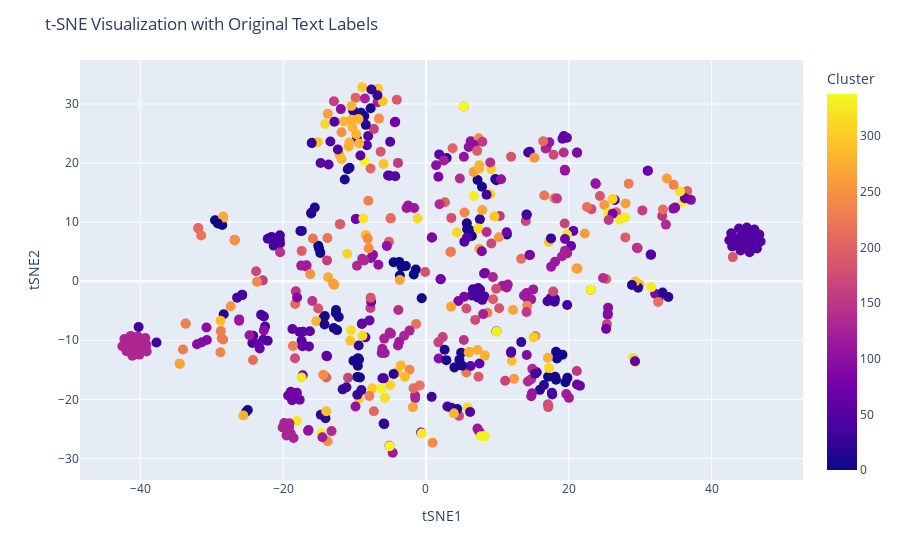
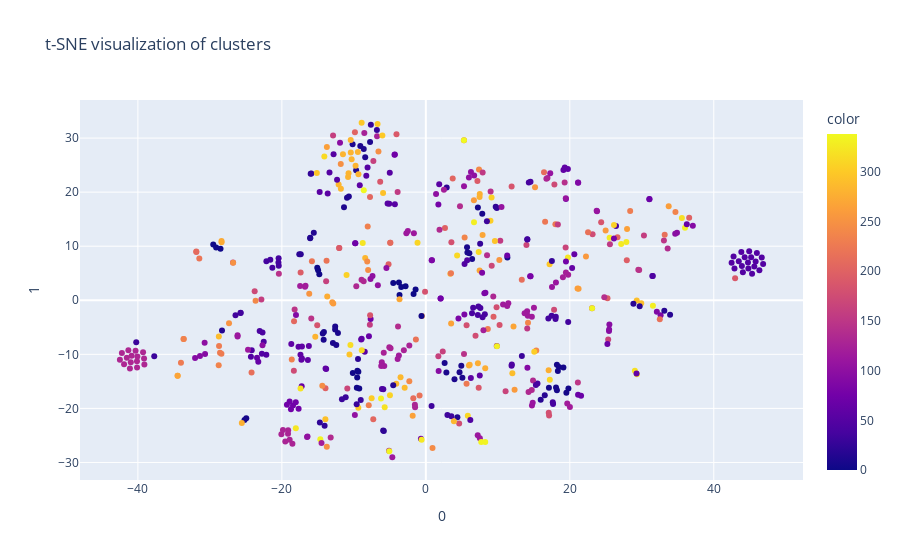

The notebook cell these images were saved under, in order:
### Code cell
import plotly.express as px

# Create a DataFrame that includes t-SNE features and the original text labels
data_2d_df = pd.DataFrame(data_2d, columns=['tSNE1', 'tSNE2'])
data_2d_df['Cluster'] = labels
data_2d_df['Text'] = dataset['message']

# Plot with Plotly
fig = px.scatter(data_2d_df, x='tSNE1', y='tSNE2', color='Cluster', hover_data={'Text': True, 'tSNE1': False, 'tSNE2': False})
fig.update_traces(marker=dict(size=8))
fig.update_layout(title='t-SNE Visualization with Original Text Labels')
fig.show()

# Assuming 'data_2d' is your 2D data after dimensionality reduction and 'labels' are the cluster labels
fig = px.scatter(data_2d, x=0, y=1, color=labels, title='t-SNE visualization of clusters')
fig.show()

### Figure 1 — Plotly figure (JSON) as saved in the notebook; plotly's stock layout.template omitted (floating-point values rounded to 4 significant figures; data arrays with more than 128 entries replaced by an {"elided": "..."} marker saying what was removed)
{"data": [{"customdata": {"elided": "584x1 str values"}, "hovertemplate": "Text=%{customdata[0]}<br>Cluster=%{marker.color}<extra></extra>", "legendgroup": "", "marker": {"color": {"elided": "584 int values"}, "coloraxis": "coloraxis", "size": 10, "symbol": "circle"}, "mode": "markers", "name": "", "orientation": "v", "showlegend": false, "type": "scatter", "x": {"elided": "584 float values"}, "xaxis": "x", "y": {"elided": "584 float values"}, "yaxis": "y"}], "layout": {"coloraxis": {"colorbar": {"title": {"text": "Cluster"}}, "colorscale": [[0, "#0d0887"], [0.1111, "#46039f"], [0.2222, "#7201a8"], [0.3333, "#9c179e"], [0.4444, "#bd3786"], [0.5556, "#d8576b"], [0.6667, "#ed7953"], [0.7778, "#fb9f3a"], [0.8889, "#fdca26"], [1, "#f0f921"]]}, "legend": {"tracegroupgap": 0}, "margin": {"t": 60}, "title": {"text": "t-SNE Visualization with Original Text Labels"}, "xaxis": {"anchor": "y", "domain": [0, 1], "title": {"text": "tSNE1"}}, "yaxis": {"anchor": "x", "domain": [0, 1], "title": {"text": "tSNE2"}}}}

### Figure 2 — Plotly figure (JSON) as saved in the notebook; plotly's stock layout.template omitted (floating-point values rounded to 4 significant figures; data arrays with more than 128 entries replaced by an {"elided": "..."} marker saying what was removed)
{"data": [{"hovertemplate": "0=%{x}<br>1=%{y}<br>color=%{marker.color}<extra></extra>", "legendgroup": "", "marker": {"color": {"elided": "584 int values"}, "coloraxis": "coloraxis", "symbol": "circle"}, "mode": "markers", "name": "", "orientation": "v", "showlegend": false, "type": "scatter", "x": {"elided": "584 float values"}, "xaxis": "x", "y": {"elided": "584 float values"}, "yaxis": "y"}], "layout": {"coloraxis": {"colorbar": {"title": {"text": "color"}}, "colorscale": [[0, "#0d0887"], [0.1111, "#46039f"], [0.2222, "#7201a8"], [0.3333, "#9c179e"], [0.4444, "#bd3786"], [0.5556, "#d8576b"], [0.6667, "#ed7953"], [0.7778, "#fb9f3a"], [0.8889, "#fdca26"], [1, "#f0f921"]]}, "legend": {"tracegroupgap": 0}, "title": {"text": "t-SNE visualization of clusters"}, "xaxis": {"anchor": "y", "domain": [0, 1], "title": {"text": "0"}}, "yaxis": {"anchor": "x", "domain": [0, 1], "title": {"text": "1"}}}}
